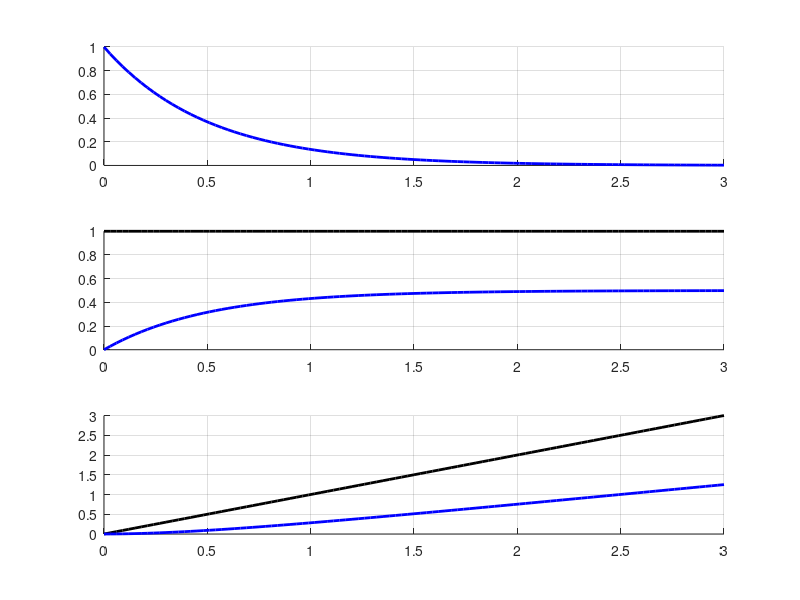

The MATLAB script that drew this image:
clear;

Gs=tf(1,[1 2]);
%impuls, step, ramp 


[yi,ti]=step(Gs*tf([1 0],1));
[ys,ts]=step(Gs);
[yr,tr]=step(Gs*tf(1,[1 0]));

figure(1);clf;
subplot(3,1,1);cla;hold on;grid on;
plot(ti,yi,'b','LineWidth',2);
subplot(3,1,2);cla;hold on;grid on;
plot(ts,ones(size(ts)),'k','LineWidth',2);
plot(ts,ys,'b','LineWidth',2);
subplot(3,1,3);cla;hold on;grid on;
plot(tr,tr,'k','LineWidth',2);
plot(tr,yr,'b','LineWidth',2);